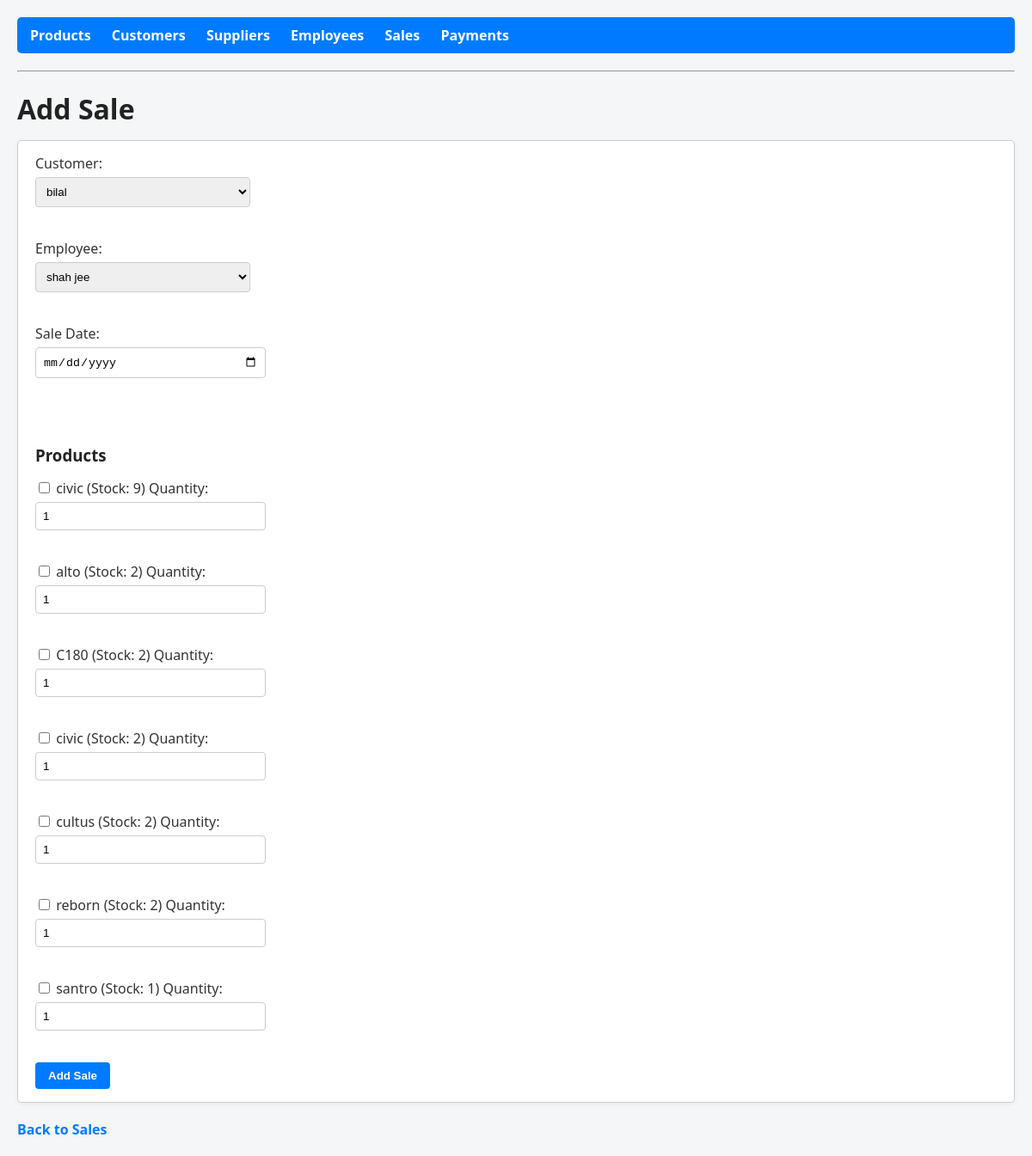
Page /add-sale on the committed database.
### tables this page shows
CREATE TABLE Product (
    ProductID INTEGER PRIMARY KEY AUTOINCREMENT,
    Name TEXT NOT NULL,
    Model TEXT,
    Price REAL NOT NULL,
    Stock INTEGER,
    SupplierID INTEGER,
    FOREIGN KEY (SupplierID) REFERENCES Supplier(SupplierID)
);

### app.py (the view, shortened to what this page needs)
@app.route('/add-sale', methods=['GET', 'POST'])
def add_sale():
    conn = get_db_connection()
    customers = conn.execute('SELECT * FROM Customer').fetchall()
    employees = conn.execute('SELECT * FROM Employee').fetchall()
    products = conn.execute('SELECT * FROM Product').fetchall()
    conn.close()
    return render_template('add_sale.html', customers=customers, employees=employees, products=products)

### app.py (called while the page is built)
def get_db_connection():
    conn = sqlite3.connect(DB)
    conn.row_factory = sqlite3.Row
    return conn

### templates/add_sale.html (shortened to what this page needs)
<!DOCTYPE html>
<html>
<head>
    <link rel="stylesheet" href="{{ url_for('static', filename='style.css') }}">
</head>
<body>
    <nav class="navbar">
    <a href="{{ url_for('index') }}">Products</a>
    <a href="{{ url_for('customers') }}">Customers</a>
    <a href="{{ url_for('suppliers') }}">Suppliers</a>
    <a href="{{ url_for('employees') }}">Employees</a>
    <a href="{{ url_for('sales') }}">Sales</a>
    <a href="{{ url_for('payments') }}">Payments</a>
</nav>
<hr>
    <h1>Add Sale</h1>
    <form method="POST">
        Customer:
        <select name="customer" required>
            {% for c in customers %}
            <option value="{{ c['CustomerID'] }}">{{ c['Name'] }}</option>
            {% endfor %}
        </select><br>
        Employee:
        <select name="employee" required>
            {% for e in employees %}
            <option value="{{ e['EmployeeID'] }}">{{ e['Name'] }}</option>
            {% endfor %}
        </select><br>
        Sale Date: <input type="date" name="sale_date" required><br><br>
        <h3>Products</h3>
        {% for p in products %}
            <input type="checkbox" name="product" value="{{ p['ProductID'] }}">
            {{ p['Name'] }} (Stock: {{ p['Stock'] }})
            Quantity: <input type="number" name="quantity" min="1" value="1"><br>
        {% endfor %}
        <button type="submit">Add Sale</button>
    </form>
    <a href="{{ url_for('sales') }}">Back to Sales</a>
</body>
</html>

### static/style.css (style rules this page uses)
body { font-family: "Segoe UI", Tahoma, Geneva, Verdana, sans-serif; margin: 20px; background-color: #f4f6f8; color: #333; }
h1, h2, h3 { color: #222; margin-bottom: 15px; }
.navbar { background-color: #007BFF; padding: 10px 15px; border-radius: 5px; margin-bottom: 20px; }
.navbar a { color: white; font-weight: bold; text-decoration: none; margin-right: 20px; }
form { background-color: #fff; padding: 15px 20px; border-radius: 5px; border: 1px solid #ccc; margin-bottom: 20px; box-shadow: 0 2px 5px rgba(0,0,0,0.05); }
form input[type="text"], form input[type="number"], form input[type="date"], form select { padding: 8px; margin: 5px 0 15px 0; width: 250px; border: 1px solid #ccc; border-radius: 4px; display: block; }
form button { padding: 8px 15px; background-color: #007BFF; color: white; border: none; border-radius: 4px; cursor: pointer; font-weight: bold; }
a { text-decoration: none; color: #007BFF; margin-right: 15px; font-weight: bold; }

### rows in the picture
Product: Name "civic", Stock "9"
Product: Name "alto", Stock "2"
Product: Name "C180", Stock "2"
Product: Name "civic", Stock "2"
Product: Name "cultus", Stock "2"
Product: Name "reborn", Stock "2"
Product: Name "santro", Stock "1"

### other values in the picture
form field customer "bilal"
form field employee "shah jee"
